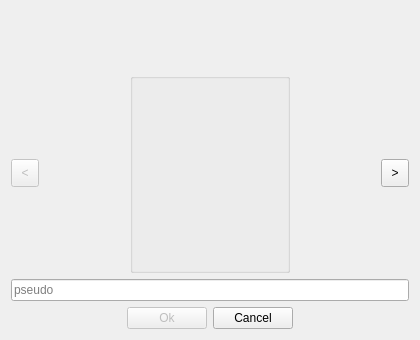
<?xml version="1.0" encoding="UTF-8"?>
<ui version="4.0">
 <class>NewGame</class>
 <widget class="QDialog" name="NewGame">
  <property name="geometry">
   <rect>
    <x>0</x>
    <y>0</y>
    <width>420</width>
    <height>340</height>
   </rect>
  </property>
  <property name="minimumSize">
   <size>
    <width>420</width>
    <height>340</height>
   </size>
  </property>
  <property name="maximumSize">
   <size>
    <width>420</width>
    <height>340</height>
   </size>
  </property>
  <property name="windowTitle">
   <string>New game</string>
  </property>
  <property name="styleSheet">
   <string notr="true">#NewGame{background-image: url(:/CC/images/player-select.png);}</string>
  </property>
  <layout class="QVBoxLayout" name="verticalLayout">
   <item>
    <layout class="QGridLayout" name="gridLayout">
     <item row="0" column="3">
      <spacer name="verticalSpacer_2">
       <property name="orientation">
        <enum>Qt::Vertical</enum>
       </property>
       <property name="sizeHint" stdset="0">
        <size>
         <width>20</width>
         <height>118</height>
        </size>
       </property>
      </spacer>
     </item>
     <item row="1" column="6">
      <widget class="QToolButton" name="nextSkin">
       <property name="minimumSize">
        <size>
         <width>28</width>
         <height>28</height>
        </size>
       </property>
       <property name="maximumSize">
        <size>
         <width>28</width>
         <height>28</height>
        </size>
       </property>
       <property name="text">
        <string notr="true">&gt;</string>
       </property>
      </widget>
     </item>
     <item row="2" column="3">
      <spacer name="verticalSpacer">
       <property name="orientation">
        <enum>Qt::Vertical</enum>
       </property>
       <property name="sizeHint" stdset="0">
        <size>
         <width>157</width>
         <height>45</height>
        </size>
       </property>
      </spacer>
     </item>
     <item row="1" column="1">
      <spacer name="horizontalSpacer">
       <property name="orientation">
        <enum>Qt::Horizontal</enum>
       </property>
       <property name="sizeHint" stdset="0">
        <size>
         <width>104</width>
         <height>20</height>
        </size>
       </property>
      </spacer>
     </item>
     <item row="1" column="5">
      <spacer name="horizontalSpacer_5">
       <property name="orientation">
        <enum>Qt::Horizontal</enum>
       </property>
       <property name="sizeHint" stdset="0">
        <size>
         <width>104</width>
         <height>20</height>
        </size>
       </property>
      </spacer>
     </item>
     <item row="1" column="0">
      <widget class="QToolButton" name="previousSkin">
       <property name="enabled">
        <bool>false</bool>
       </property>
       <property name="minimumSize">
        <size>
         <width>28</width>
         <height>28</height>
        </size>
       </property>
       <property name="maximumSize">
        <size>
         <width>28</width>
         <height>28</height>
        </size>
       </property>
       <property name="text">
        <string notr="true">&lt;</string>
       </property>
      </widget>
     </item>
     <item row="1" column="3">
      <widget class="QGroupBox" name="groupBox">
       <property name="minimumSize">
        <size>
         <width>160</width>
         <height>200</height>
        </size>
       </property>
       <property name="flat">
        <bool>true</bool>
       </property>
       <layout class="QHBoxLayout" name="horizontalLayout"/>
      </widget>
     </item>
    </layout>
   </item>
   <item>
    <widget class="QLineEdit" name="pseudo">
     <property name="styleSheet">
      <string notr="true">background-image: url(:/CC/images/light-white.png);
border-image: url(:/CC/images/empty.png);</string>
     </property>
     <property name="placeholderText">
      <string>pseudo</string>
     </property>
    </widget>
   </item>
   <item>
    <layout class="QHBoxLayout" name="horizontalLayout_3">
     <item>
      <spacer name="horizontalSpacer_2">
       <property name="orientation">
        <enum>Qt::Horizontal</enum>
       </property>
       <property name="sizeHint" stdset="0">
        <size>
         <width>40</width>
         <height>20</height>
        </size>
       </property>
      </spacer>
     </item>
     <item>
      <widget class="QPushButton" name="ok">
       <property name="enabled">
        <bool>false</bool>
       </property>
       <property name="text">
        <string>Ok</string>
       </property>
      </widget>
     </item>
     <item>
      <widget class="QPushButton" name="cancel">
       <property name="text">
        <string>Cancel</string>
       </property>
      </widget>
     </item>
     <item>
      <spacer name="horizontalSpacer_3">
       <property name="orientation">
        <enum>Qt::Horizontal</enum>
       </property>
       <property name="sizeHint" stdset="0">
        <size>
         <width>40</width>
         <height>20</height>
        </size>
       </property>
      </spacer>
     </item>
    </layout>
   </item>
  </layout>
 </widget>
 <resources/>
 <connections>
  <connection>
   <sender>cancel</sender>
   <signal>clicked()</signal>
   <receiver>NewGame</receiver>
   <slot>reject()</slot>
   <hints>
    <hint type="sourcelabel">
     <x>370</x>
     <y>326</y>
    </hint>
    <hint type="destinationlabel">
     <x>378</x>
     <y>338</y>
    </hint>
   </hints>
  </connection>
 </connections>
</ui>
